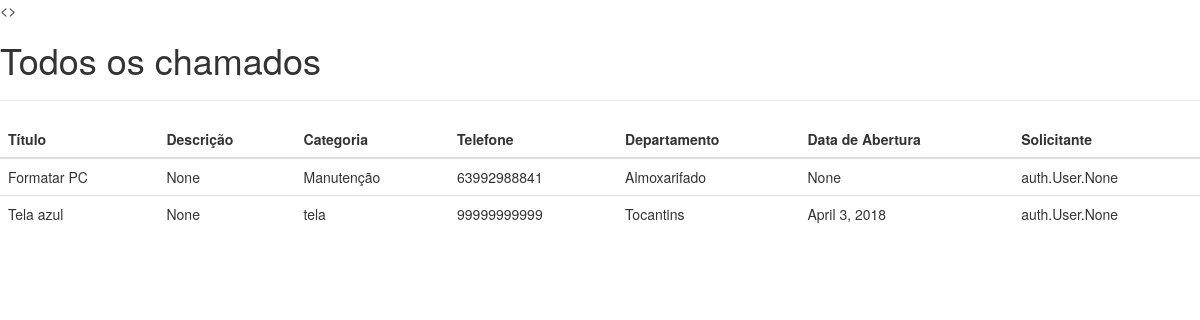
Screenshot of /todos with the database file from the repository.
### FCSolutions/models.py (models this page shows, shortened)
class Chamado(models.Model):
    titulo = models.CharField(max_length=100, blank=True, null=True)
    descricao = models.TextField(blank=True, null=True)
    categoria = models.CharField(max_length=100, blank=True, null=True)
    telefone = models.CharField(max_length=100, blank=True, null=True)
    departamento = models.CharField(max_length=100, blank=True, null=True)
    dataAbertura = models.DateField(blank=True, null=True)
    solicitante = models.ManyToManyField(User, blank=True, related_name='Solicitante')

### FCSolutions/views.py (the view)
# urls.py: url(r'^todos', todosChamados, name='todos'),
def todosChamados(request, template_name='todos.html'):
    chamado = Chamado.objects.all()
    chamados = {'chamados': chamado}
    return render(request, template_name, chamados)

### FCSolutions/templates/todos.html (shortened to what this page needs)
{% extends 'base.html' %}
{% block tituloPagina %}
Todos os chamados
{% endblock tituloPagina %}
{% block content %}
<table class="table">
    <thead>
        <tr>
            <th>Título</th>
            <th>Descrição</th>
            <th>Categoria</th>
            <th>Telefone</th>
            <th>Departamento</th>
            <th>Data de Abertura</th>
            <th>Solicitante</th>
        </tr>
    </thead>
    <tbody>
    {% for chamado in chamados %}
        <tr>
            <td>{{ chamado.titulo }}</td>
            <td>{{ chamado.descricao }}</td>
            <td>{{ chamado.categoria }}</td>
            <td>{{ chamado.telefone }}</td>
            <td>{{ chamado.departamento }}</td>
            <td>{{ chamado.dataAbertura }}</td>
            <td>{{ chamado.solicitante }}</td>
        </tr>
    {% endfor %}
    </tbody>
</table>
{% endblock content %}

### FCSolutions/templates/base.html (shortened to what this page needs)
<!DOCTYPE html>
<html lang="en">
<head>
    <<link rel="stylesheet" href="//maxcdn.bootstrapcdn.com/bootstrap/3.3.7/css/bootstrap.min.css">>
</head>
<body>
    <h1>
        {% block tituloPagina %}
        {% endblock %}
    </h1>
    <hr>
    {% block content %}
    {% endblock %}
</body>
</html>

### rows the page displays
Chamado: titulo "Formatar PC", descricao "None", categoria "Manutenção", telefone "63992988841", departamento "Almoxarifado", dataAbertura "None", solicitante "auth.User.None"
Chamado: titulo "Tela azul", descricao "None", categoria "tela", telefone "99999999999", departamento "Tocantins", dataAbertura "April 3, 2018", solicitante "auth.User.None"
